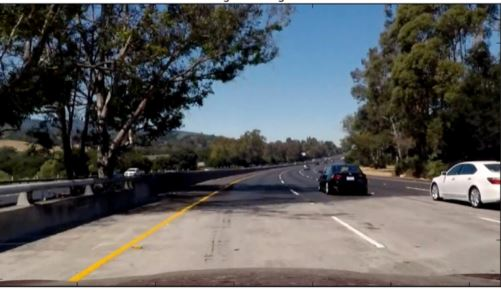
#> input picture lesson14-advanced-lane-finding/bridge_shadow.jpg, 501 x 289 px
$ python 30_color_and_gradient.py   (older library calls are emulated)
#> lines starting #> are read from the running program, lines starting #| are printed output that depends on the picture
#> further down, image is the input picture: shape (289, 501, 3); mean R, G, B 91.4, 92.1, 92.2
import numpy as np
import cv2
import matplotlib.pyplot as plt
import matplotlib.image as mpimg


def pipeline(img, s_thresh=(170, 255), sx_thresh=(20, 100)):
#> called with s_thresh = (170, 255), sx_thresh = (20, 100)
    img = np.copy(img)
    # Convert to HSV color space and separate the V channel
    hsv = cv2.cvtColor(img, cv2.COLOR_RGB2HLS).astype(np.float)
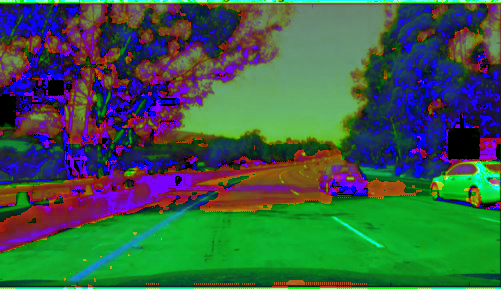
#> hsv: shape (289, 501, 3) float64; mean R, G, B 56.8, 91.9, 71.5
    l_channel = hsv[:,:,1]
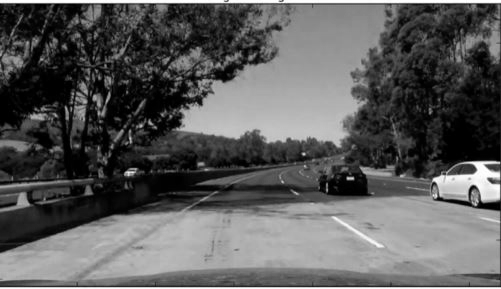
#> l_channel: shape (289, 501) float64; min 0, max 255, mean 91.9
    s_channel = hsv[:,:,2]
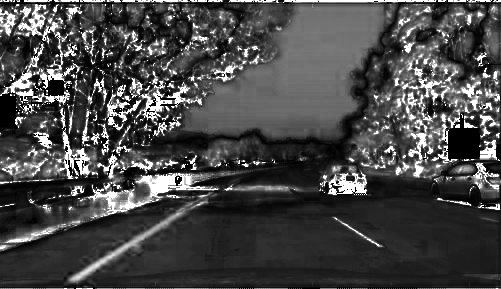
#> s_channel: shape (289, 501) float64; min 0, max 255, mean 71.5
    # Sobel x
    sobelx = cv2.Sobel(l_channel, cv2.CV_64F, 1, 0) # Take the derivative in x
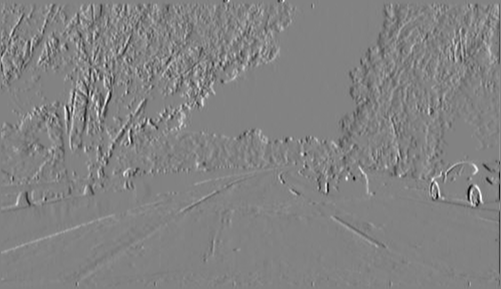
#> sobelx: shape (289, 501) float64; min -701, max 668, mean 0.2; drawn with min black and max white
    abs_sobelx = np.absolute(sobelx) # Absolute x derivative to accentuate lines away from horizontal
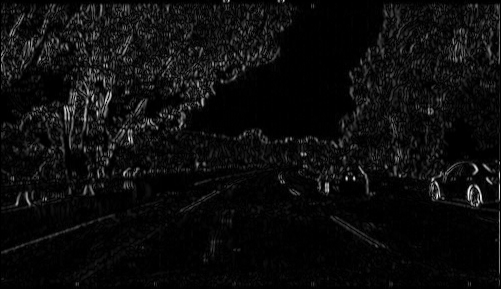
#> abs_sobelx: shape (289, 501) float64; min 0, max 701, mean 36.1; drawn with min black and max white
    scaled_sobel = np.uint8(255*abs_sobelx/np.max(abs_sobelx))

    # Threshold x gradient
    sxbinary = np.zeros_like(scaled_sobel)
    sxbinary[(scaled_sobel >= sx_thresh[0]) & (scaled_sobel <= sx_thresh[1])] = 1

    # Threshold color channel
    s_binary = np.zeros_like(s_channel)
    s_binary[(s_channel >= s_thresh[0]) & (s_channel <= s_thresh[1])] = 1
    # Stack each channel
    # Note color_binary[:, :, 0] is all 0s, effectively an all black image. It might
    # be beneficial to replace this channel with something else.
    color_binary = np.dstack(( np.zeros_like(sxbinary), sxbinary, s_binary))
    return color_binary

# Rad and process image
image = mpimg.imread('bridge_shadow.jpg')
result = pipeline(image)
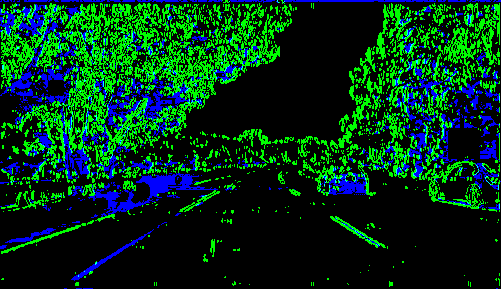
#> result: shape (289, 501, 3) float64; mean R, G, B 0, 0.194, 0.0912

# Plot the result
f, (ax1, ax2) = plt.subplots(1, 2, figsize=(24, 9))
f.tight_layout()

ax1.imshow(image)
ax1.set_title('Original Image', fontsize=40)

ax2.imshow(result)
ax2.set_title('Pipeline Result', fontsize=40)
plt.subplots_adjust(left=0., right=1, top=0.9, bottom=0.)

$ run again, with lesson14-advanced-lane-finding/calibration_test.png saved as lesson14-advanced-lane-finding/bridge_shadow.jpg
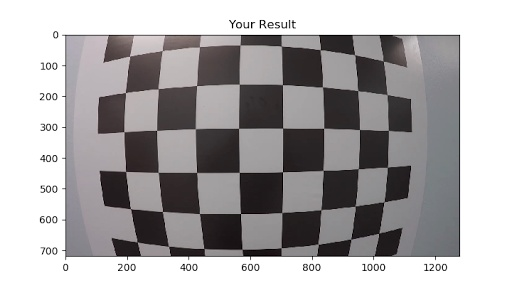
#> input picture lesson14-advanced-lane-finding/calibration_test.png, 512 x 288 px
#> image is the input picture: shape (288, 512, 3); mean R, G, B 169.9, 167.5, 168.6
#> in pipeline, `sobelx = cv2.Sobel(l_channel, cv2.CV_64F, 1, 0)`:
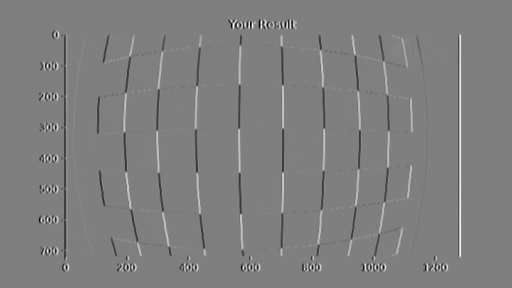
#> sobelx: shape (288, 512) float64; min -1018, max 1019, mean 0; drawn with min black and max white
#> `result = pipeline(image)`:
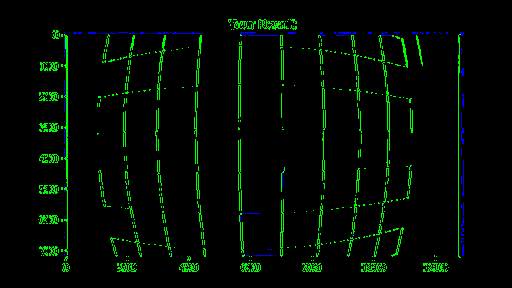
#> result: shape (288, 512, 3) float64; mean R, G, B 0, 0.0399, 0.00526

$ run again, with lesson14-advanced-lane-finding/signs_vehicles_xygrad.png saved as lesson14-advanced-lane-finding/bridge_shadow.jpg
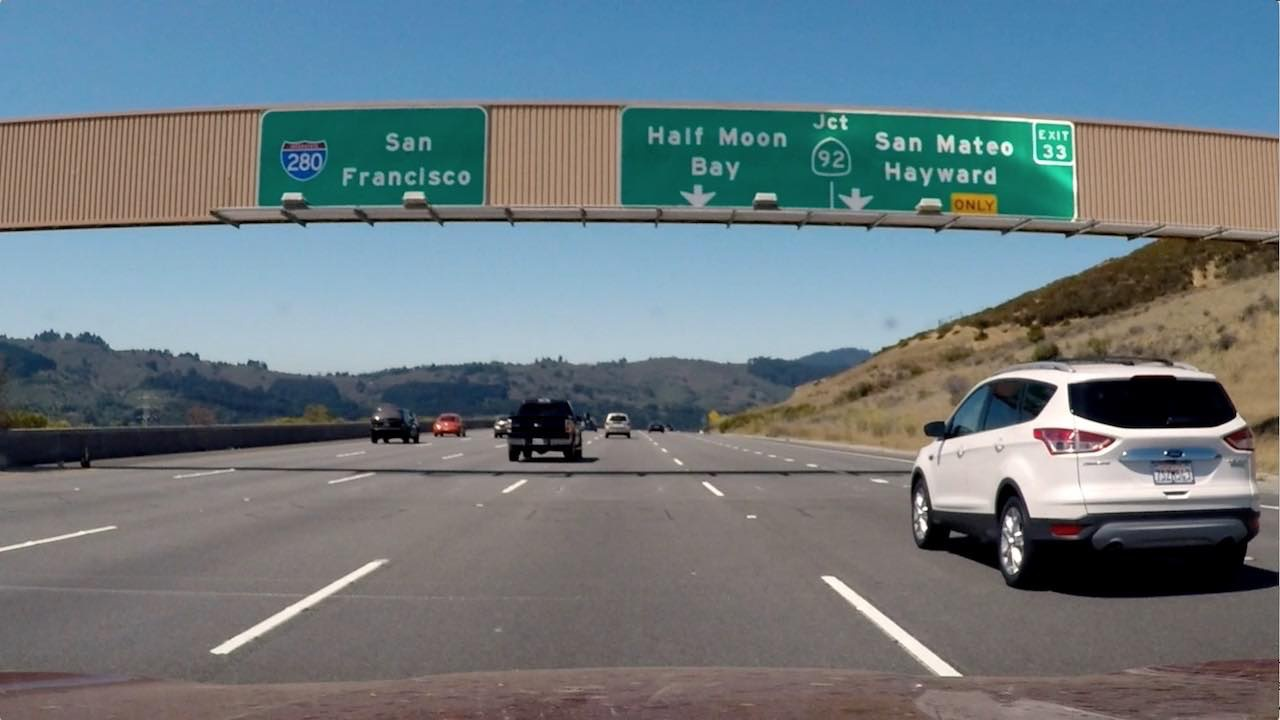
#> input picture lesson14-advanced-lane-finding/signs_vehicles_xygrad.png, 1280 x 720 px
#> image is the input picture: shape (720, 1280, 3); mean R, G, B 109.2, 121.6, 127.4
#> in pipeline, `sobelx = cv2.Sobel(l_channel, cv2.CV_64F, 1, 0)`:
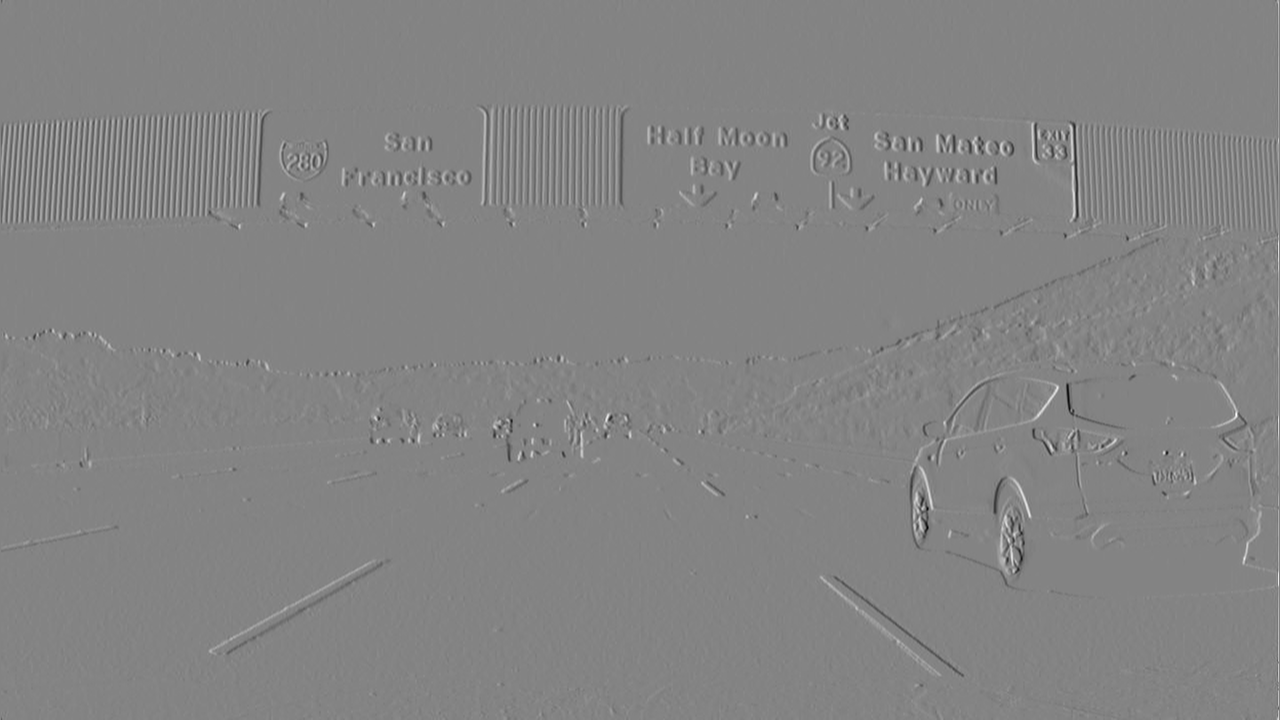
#> sobelx: shape (720, 1280) float64; min -809, max 756, mean 0.1; drawn with min black and max white
#> `result = pipeline(image)`:
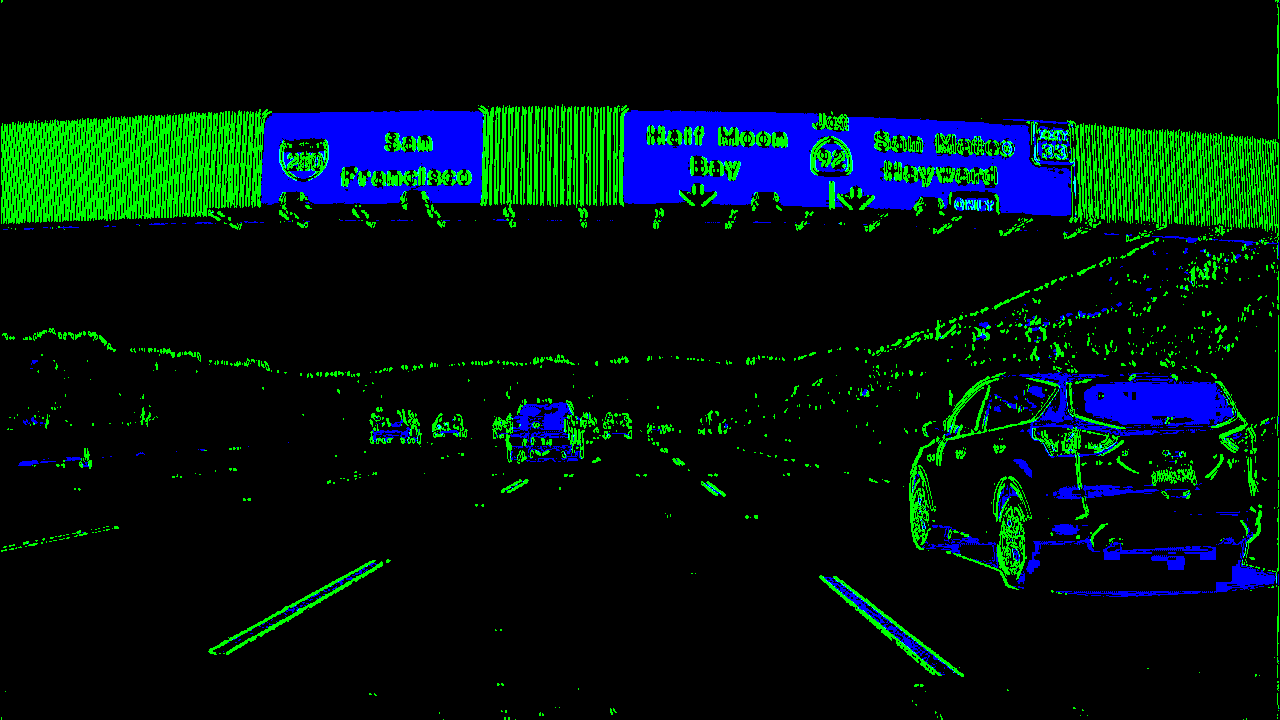
#> result: shape (720, 1280, 3) float64; mean R, G, B 0, 0.0795, 0.0674

$ run again, with lesson14-advanced-lane-finding/test_image.png saved as lesson14-advanced-lane-finding/bridge_shadow.jpg
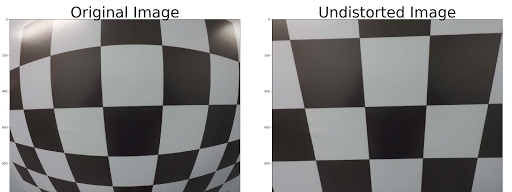
#> input picture lesson14-advanced-lane-finding/test_image.png, 512 x 192 px
#> image is the input picture: shape (192, 512, 3); mean R, G, B 133.6, 132.8, 132.3
#> in pipeline, `sobelx = cv2.Sobel(l_channel, cv2.CV_64F, 1, 0)`:
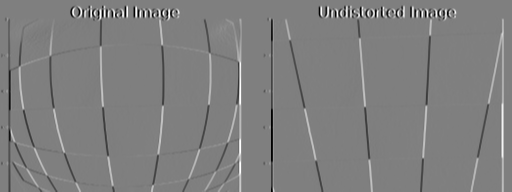
#> sobelx: shape (192, 512) float64; min -1020, max 1020, mean 0; drawn with min black and max white
#> `result = pipeline(image)`:
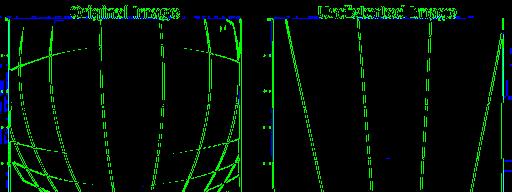
#> result: shape (192, 512, 3) float64; mean R, G, B 0, 0.0596, 0.0131
